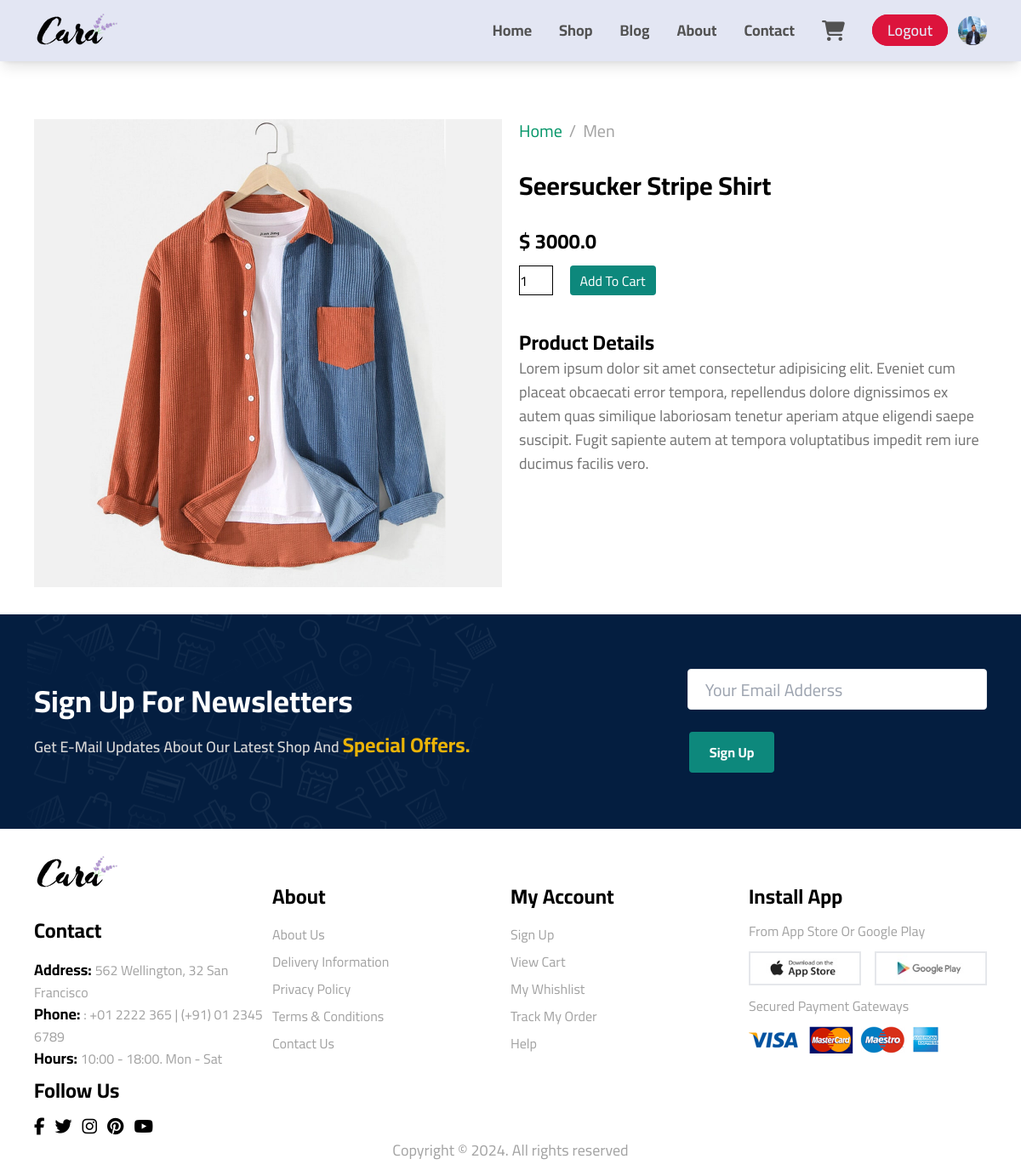
Page /product/1/ (signed in) on the committed database.
### user/models.py (models this page shows, shortened)
class User (AbstractUser) :
    groups = None
    user_permissions = None
    username = None
    first_name = None
    last_name = None
    date_joined = None
    objects = Manager()
    id = models.UUIDField(primary_key=True,editable=False,default=uuid4)
    full_name = models.CharField(max_length=300)
    email = models.EmailField(unique=True)
    phonenumber = models.CharField(max_length=20)
    picture = models.ImageField(upload_to='user-pics/',default='default-avatar.png',null=True,blank=True)
    USERNAME_FIELD = 'email'
    REQUIRED_FIELDS = ('full_name',"phonenumber",)

### product/models.py (models this page shows, shortened)
class Product(models.Model):
    category = models.ForeignKey(Category,on_delete=models.CASCADE,related_name='pd_category')
    model = models.ForeignKey(Model,on_delete=models.CASCADE,related_name='pd_model')
    title = models.CharField(max_length=225)
    description = models.TextField()
    image = models.ImageField(upload_to='pd-imgs/')
    price = models.FloatField(default=0)
    stars = models.IntegerField(
        validators=[
            MinValueValidator(1),
            MaxValueValidator(5)
        ]
    )

class Category (models.Model):
    name = models.CharField(max_length=225)

### product/views.py (the view)
# urls.py: path('product/<str:product_id>/',get_product.as_view(),name='product'),
class get_product (View) :
    def get(self,request,product_id,**kwargs) :
        try :
            product = Product.objects.get(id=product_id)
        except Product.DoesNotExist:
            return redirect('home')
        return render(request,'product.html',{
            'product' : product
        })

### templates/product.html (shortened to what this page needs)
{% extends 'base.html' %}
{% block sections %}
<section class="product-section">
    <div class="main-padding pt-0 md:pt-12">
        <div class="grid grid-cols-12 gap-5">
            <div class="col-span-12 md:col-span-5 lg:col-span-6 xl:col-span-4 order-2 md:order-1">
                <div class="product-image">
                    <img src="{{product.image.url}}" alt="product-image" id="mainImg">
                </div>
            </div>
            <div class="col-span-12 md:col-span-7 lg:col-span-6 xl:col-span-8 order-1 md:order-2">
                <nav class="w-full rounded-md">
                    <ol class="list-reset flex">
                    <li>
                        <a href="/" class="text-emerald-600 text-xl transition duration-150 ease-in-out hover:text-green-800 focus:text-primary-accent-300 active:text-primary-accent-300 motion-reduce:transition-none dark:text-primary-400">
                            Home
                        </a>
                    </li>
                    <li>
                        <span class="mx-2 text-neutral-400 text-xl">/</span>
                    </li>
                    <li class="text-neutral-400 text-xl">
                        {{product.category.name}}
                    </li>
                    </ol>
                </nav>
                <div class="mt-8">
                    <h2 class="product-name text-3xl text-black font-bold">
                        {{product.title}}
                    </h2>
                </div>
                <div class="mt-8">
                    <h3 class="product-price text-2xl font-bold text-black">
                        $ {{product.price}}
                    </h3>
                </div>
                <form method="POST" action="{% url 'cart_add' product.id %}">
                    <input type="number" value="1" class="product-number mt-3" name="amount">
                    <button class="add-to-cart-button px-3 ml-4 rounded text-white transition-all duration-200" type="submit"  id="addToCart">Add To Cart</button>
                </form>
                <div>
                    <div class="mt-10">
                        <h3 class="text-black font-bold text-2xl">Product Details</h3>
                        <p class="text-neutral-500 text-lg">{{product.description}}</p>
                    </div>
                </div>
            </div>
        </div>
    </div>
</section>
{% endblock %}

### templates/base.html (shortened to what this page needs)
{% load static %}
<!DOCTYPE html>
<html lang="en">
<head>
    <script src="https://cdn.tailwindcss.com"></script>
    <link rel="stylesheet" href="https://cdn.jsdelivr.net/npm/tw-elements/css/tw-elements.min.css"/>
    <link rel="stylesheet" href="https://cdnjs.cloudflare.com/ajax/libs/font-awesome/6.5.2/css/all.min.css">
    <link rel="stylesheet" href="{% static 'CSS/input.css' %}">
</head>
<body>
    <div class="wrapper">
        <section class="home-section">
            <header class="main-header w-full flex items-center justify-between fixed z-40 shadow-lg py-4 main-padding">
                <div class="main-logo">
                    <a href="/">
                        <img src="{% static 'Images/logo.png' %}" alt="website-logo" width="140px" height="40px">
                    </a>
                </div>
                <nav class="main-navbar flex items-center gap-4 lg:gap-8">
                    <div class="navbar-div">
                        <ul class="flex items-center gap-4 lg:gap-8 relative" id="navbar">
                            <li>
                                <a href="{% url 'home' %}" class="flex items-center justify-center overflow-hidden relative text-lg font-bold text-neutral-600 transition-all duration-200">Home</a>
                            </li>
                            <li>
                                <a href="{% url 'shop' %}" class="flex items-center justify-center overflow-hidden relative text-lg font-bold text-neutral-600 transition-all duration-200">Shop</a>
                            </li>
                            <li>
                                <a href="{% url 'blog' %}" class="flex items-center justify-center overflow-hidden relative text-lg font-bold text-neutral-600 transition-all duration-200">Blog</a>
                            </li>
                            <li>
                                <a href="{% url 'about' %}" class="flex items-center justify-center overflow-hidden relative text-lg font-bold text-neutral-600 transition-all duration-200">About</a>
                            </li>
                            <li>
                                <a href="{% url 'contact' %}" class="flex items-center justify-center overflow-hidden relative text-lg font-bold text-neutral-600 transition-all duration-200">Contact</a>
                            </li>
                        </ul>
                    </div>
                    <div class="main-cart relative order-2 md:order-none">
                        <button type="button" aria-label="View shopping cart" class="inline-block text-xs rounded" data-twe-toggle="tooltip" data-twe-placement="bottom" data-twe-ripple-init data-twe-ripple-color="light" title="Cart">
                            <a href="{% url 'cart' %}" aria-label="View shopping cart" class="text-neutral-600 transition-all duration-200">
                                <i class="fa-solid fa-cart-shopping text-xl sm:text-2xl"></i>
                            </a>
                        </button>
                    </div>
                    <div class="account-buttons flex items-center gap-1 lg:gap-3">
                        {% if user.is_authenticated %}
                            <div class="signup">
                                <a href="{% url 'logout' %}" class="text-md sm:text-lg font-semibold px-2 sm:px-4 rounded-full" style="background-color: crimson;border-color:crimson;">Logout</a>
                            </div>
                            <div class="profile">
                                <a href="{% url 'profile' %}" class="user-profile">
                                    <img src="{% if user.picture %}{{user.picture.url}}{% else %}static/Images/default-avatar.png{% endif %}" alt="user-image">
                                </a>
                            </div>
                        {% endif %}
                    </div>
                </nav>
            </header>
        </section>
            {% block sections %}
            {% endblock %}
        <section class="news-letter">
            <div class="news-letter-div flex items-center flex-wrap justify-between py-16 my-8 main-padding">
                <div class="news-letter-text">
                    <h3 class="text-white text-4xl font-bold mb-4">Sign Up For Newsletters</h3>
                    <p class="text-neutral-300 text-lg font-semibold">Get E-Mail Updates About Our Latest Shop And <span class="text-2xl font-bold text-yellow-500">Special Offers.</span></p>
                </div>
                <div class="news-letter-form">
                    <form action="#">
                        <input type="email" placeholder="Your Email Adderss" class="w-full h-12 px-5 border rounded outline-none text-xl">
                        <button type="submit" class="py-3 px-6 mt-6 text-white font-bold rounded-md transition-all duration-300">Sign Up</button>
                    </form>
                </div>
            </div>
        </section>
        <footer class="footer">
            <div class="grid grid-cols-1 md:grid-cols-2 lg:grid-cols-4 main-padding">
                <div>
                    <div>
                        <a href="#">
                            <img src="{% static 'Images/logo.png' %}" alt="logo-image">
                        </a>
                    </div>
                    <div class="mt-8">
                        <h3 class="text-black text-2xl font-bold">Contact</h3>
                    </div>
                    <div>
                        <ul class="mt-4">
                            <li class="text-neutral-400"><span class="text-black font-bold text-lg">Address: </span> 562 Wellington, 32 San Francisco</li>
                            <li class="text-neutral-400"><span class="text-black font-bold text-lg">Phone: </span>: +01 2222 365 | (+91) 01 2345 6789</li>
                            <li class="text-neutral-400"><span class="text-black font-bold text-lg">Hours: </span> 10:00 - 18:00. Mon - Sat</li>
                        </ul>
                    </div>
                </div>
                <div>
                    <div class="mt-8">
                        <h3 class="text-black text-2xl font-bold">About</h3>
                    </div>
                    <div>
                        <ul class="mt-4 flex flex-col gap-2">
                            <li>
                                <a href="about.html" class="text-neutral-400 hover:text-black transition duration-100">About Us</a>
                            </li>
                            <li>
                                <a href="#" class="text-neutral-400 hover:text-black transition duration-100">Delivery Information</a>
                            </li>
                            <li>
                                <a href="#" class="text-neutral-400 hover:text-black transition duration-100">Privacy Policy</a>
                            </li>
                            <li>
                                <a href="#" class="text-neutral-400 hover:text-black transition duration-100">Terms & Conditions</a>
                            </li>
                            <li>
                                <a href="contact.html" class="text-neutral-400 hover:text-black transition duration-100">Contact Us</a>
                            </li>
                        </ul>
                    </div>
                </div>
                <div>
                    <div class="mt-8">
                        <h3 class="text-black text-2xl font-bold">My Account</h3>
                    </div>
                    <div>
                        <ul class="mt-4 flex flex-col gap-2">
                            <li>
                                <a href="signup.html" class="text-neutral-400 hover:text-black transition duration-100">Sign Up</a>
                            </li>
                            <li>
                                <a href="cart.html" class="text-neutral-400 hover:text-black transition duration-100">View Cart</a>
                            </li>
                            <li>
                                <a href="#" class="text-neutral-400 hover:text-black transition duration-100">My Whishlist</a>
                            </li>
                            <li>
                                <a href="#" class="text-neutral-400 hover:text-black transition duration-100">Track My Order</a>
                            </li>
                            <li>
                                <a href="contact.html" class="text-neutral-400 hover:text-black transition duration-100">Help</a>
                            </li>
                        </ul>
                    </div>
                </div>
                <div>
                    <div class="mt-8">
                        <h3 class="text-black text-2xl font-bold">Install App</h3>
                        <p class="mt-3 text-neutral-400">From App Store Or Google Play</p>
                    </div>
                    <div class="flex items-center gap-4 mt-3">
                        <div class="border-2 hover:border-black transition duration-200">
                            <a href="#">
                                <img src="{% static 'Images/app.jpg' %}" alt="apple-store">
                            </a>
                        </div>
                        <div class="border-2 hover:border-black transition duration-200">
                            <a href="#">
                                <img src="{% static 'Images/play.jpg' %}" alt="google-play">
                            </a>
                        </div>
                    </div>
                    <div class="mt-3">
                        <p class="text-neutral-400">Secured Payment Gateways</p>
                        <div class="mt-3">
                            <a href="#">
                                <img src="{% static 'Images/pay.png' %}" alt="payment-methods">
                           </a>
                        </div>
                    </div>
                </div>
                <div class="follow-us-div">
                    <div class="mt-2">
                        <h3 class="text-black text-2xl font-bold">Follow Us</h3>
                    </div>
                    <div class="footer-icons flex items-center gap-3 mt-3">
                        <a href="#">
                            <i class="fa-brands fa-facebook-f text-xl"></i>
                        </a>
                        <a href="#">
                            <i class="fa-brands fa-twitter text-xl"></i>
                        </a>
                        <a href="#">
                            <i class="fa-brands fa-instagram text-xl"></i>
                        </a>
                        <a href="#">
                            <i class="fa-brands fa-pinterest text-xl"></i>
                        </a>
                        <a href="#">
                            <i class="fa-brands fa-youtube text-xl"></i>
                        </a>
                    </div>
                </div>
            </div>
            <div class="copyright text-center mb-4">
                <p class="text-md md:text-lg text-neutral-400">Copyright © 2024. All rights reserved</p>
            </div>
        </footer>
    </div>
</body>
</html>

### static/CSS/input.css (style rules this page uses)
* { margin: 0; padding: 0; list-style: none; text-decoration: none; box-sizing: border-box; scroll-behavior: smooth; font-family: "Cairo", sans-serif; }
.main-padding { padding-left: 60px; padding-right: 60px; }
@media (max-width: 1280px) { .main-padding { padding-left: 40px; padding-right: 40px; } }
.main-header { min-height: 72px; background: #E3E6F3; }
.main-navbar ul a { height: 35px; }
.main-navbar ul a::before { position: absolute; content: ""; bottom: 0; left: -100%; width: 100%; height: 4px; transition: all ease .5s; background: #0D887C; }
.signup a { border: 2px solid #0D887C; color: #E3E6F3; background: #0D887C; }
.news-letter-div { background: url("/static/Images/b-6.png") no-repeat; background-position: 5% 30%; background-color: #041E40; }
.news-letter-form form button { border: 2px solid #041E40; background: #0D887C; }
.product-section { padding-top: 92px !important; }
.product-number { width: 40px; height: 35px; border: 1px solid ; }
.add-to-cart-button { height: 35px; background: #0D887C; }
.profile a img { width: 34px; height: 34px; border-radius: 50%; object-fit: cover; background-color: #99999930; }

### rows in the picture
User: picture (picture)
Product: image (picture), category.name "Men", title "Seersucker Stripe Shirt", price "3000.0", description "Lorem ipsum dolor sit amet consectetur adipisicing elit. Eveniet cum placeat obcaecati error tempora, repellendus dolore dignissimos ex autem quas similique laboriosam tenetur aperiam atque eligendi saepe suscipit. Fugit sapiente autem at tempora voluptatibus impedit rem iure ducimus facilis vero."
